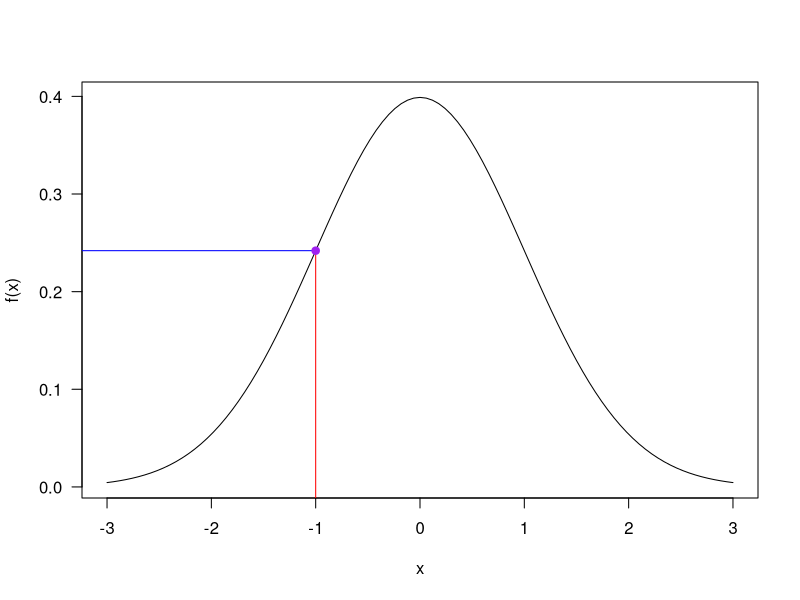

Generate this figure with R:
## ---- chunk 1
library(ggplot2)
## ---- chunk 2
curve(dnorm(x), from=-3, to=3, ylab="f(x)", las=1)
segments(-1,-1,-1,dnorm(-1), col="red")
segments(-1,dnorm(-1),-4,dnorm(-1), col="blue")
points(-1, dnorm(-1), pch=19, col="purple")
